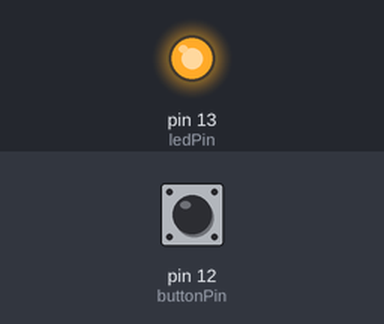
A sketch run on a simulated Arduino Uno, built with avr-gcc and run on an emulated ATmega328P. Parts: output pins drawn as LEDs (lit = HIGH). The test bench sets the inputs (shaded band); at power-on: pin 12 (buttonPin) HIGH. What the sketch prints to the serial monitor is not drawn.

Above: at 1.2 s.
1.3 s: pin 12 (buttonPin) pulled LOW for 0.15 s
At 1.37 s:
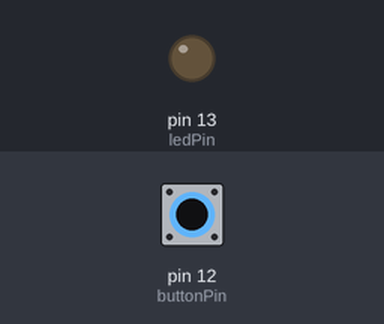
2.9 s: pin 12 (buttonPin) pulled LOW for 3.2 s
At 7.0 s:
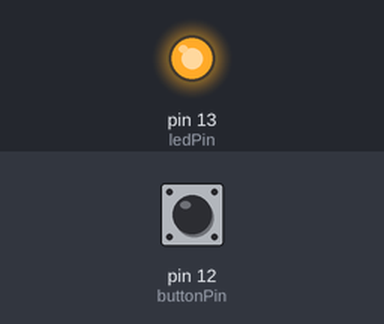
Timing chart, 0 to 8.5 s (numbered marks = the images above; inputs shaded):
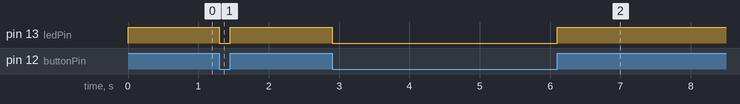

The sketch:

143_ButtonBounce.ino
```cpp
const int buttonPin = 12;
const int ledPin =  13;
int buttonState = 0;
int count=0;

void setup()
{
  Serial.begin(115200);
  pinMode(ledPin, OUTPUT);
  pinMode(buttonPin, INPUT_PULLUP);
}

void loop()
{
  buttonState = digitalRead(buttonPin);
  if (buttonState == HIGH)
  {
    digitalWrite(ledPin, HIGH);
  }
  else
  {
    digitalWrite(ledPin, LOW);
    Serial.println(count++);
  }
}
```

Measured:
- after the input at 1.3 s, pin 13 (ledPin): HIGH → LOW at once, → HIGH 0.15 s later
- after the input at 2.9 s, pin 13 (ledPin): HIGH → LOW at once, → HIGH 3.2 s later
